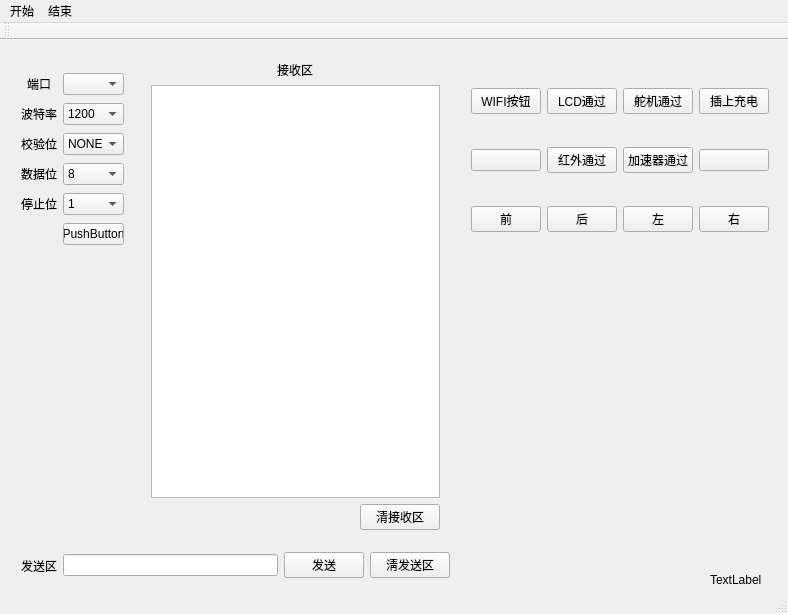
<?xml version="1.0" encoding="UTF-8"?>
<ui version="4.0">
 <class>MainWindow</class>
 <widget class="QMainWindow" name="MainWindow">
  <property name="enabled">
   <bool>true</bool>
  </property>
  <property name="geometry">
   <rect>
    <x>0</x>
    <y>0</y>
    <width>788</width>
    <height>614</height>
   </rect>
  </property>
  <property name="windowTitle">
   <string>整机调试工具——模拟下位机</string>
  </property>
  <widget class="QWidget" name="centralWidget">
   <widget class="QWidget" name="gridLayoutWidget">
    <property name="geometry">
     <rect>
      <x>10</x>
      <y>20</y>
      <width>125</width>
      <height>201</height>
     </rect>
    </property>
    <layout class="QGridLayout" name="gridLayout">
     <item row="1" column="0" alignment="Qt::AlignHCenter">
      <widget class="QLabel" name="label_2">
       <property name="text">
        <string>波特率</string>
       </property>
      </widget>
     </item>
     <item row="4" column="0" alignment="Qt::AlignHCenter">
      <widget class="QLabel" name="label_5">
       <property name="text">
        <string>停止位</string>
       </property>
      </widget>
     </item>
     <item row="4" column="2">
      <widget class="QComboBox" name="comboBox_5">
       <item>
        <property name="text">
         <string>1</string>
        </property>
       </item>
       <item>
        <property name="text">
         <string>0</string>
        </property>
       </item>
      </widget>
     </item>
     <item row="0" column="0" alignment="Qt::AlignHCenter">
      <widget class="QLabel" name="label">
       <property name="text">
        <string>端口</string>
       </property>
      </widget>
     </item>
     <item row="3" column="2">
      <widget class="QComboBox" name="comboBox_4">
       <item>
        <property name="text">
         <string>8</string>
        </property>
       </item>
       <item>
        <property name="text">
         <string>9</string>
        </property>
       </item>
      </widget>
     </item>
     <item row="2" column="0" alignment="Qt::AlignHCenter">
      <widget class="QLabel" name="label_3">
       <property name="text">
        <string>校验位</string>
       </property>
      </widget>
     </item>
     <item row="3" column="0" alignment="Qt::AlignHCenter">
      <widget class="QLabel" name="label_4">
       <property name="text">
        <string>数据位</string>
       </property>
      </widget>
     </item>
     <item row="0" column="2">
      <widget class="QComboBox" name="comboBox_2"/>
     </item>
     <item row="1" column="2">
      <widget class="QComboBox" name="comboBox">
       <item>
        <property name="text">
         <string>1200</string>
        </property>
       </item>
       <item>
        <property name="text">
         <string>2400</string>
        </property>
       </item>
       <item>
        <property name="text">
         <string>4800</string>
        </property>
       </item>
       <item>
        <property name="text">
         <string>9600</string>
        </property>
       </item>
       <item>
        <property name="text">
         <string>19200</string>
        </property>
       </item>
       <item>
        <property name="text">
         <string>38400</string>
        </property>
       </item>
       <item>
        <property name="text">
         <string>57600</string>
        </property>
       </item>
       <item>
        <property name="text">
         <string>115200</string>
        </property>
       </item>
      </widget>
     </item>
     <item row="2" column="2">
      <widget class="QComboBox" name="comboBox_3">
       <item>
        <property name="text">
         <string>NONE</string>
        </property>
       </item>
       <item>
        <property name="text">
         <string>ODD</string>
        </property>
       </item>
       <item>
        <property name="text">
         <string>EVEN</string>
        </property>
       </item>
      </widget>
     </item>
     <item row="6" column="2" alignment="Qt::AlignHCenter">
      <widget class="QPushButton" name="pushButton">
       <property name="text">
        <string>PushButton</string>
       </property>
      </widget>
     </item>
     <item row="6" column="0">
      <widget class="QLabel" name="label_6">
       <property name="maximumSize">
        <size>
         <width>20</width>
         <height>20</height>
        </size>
       </property>
       <property name="text">
        <string/>
       </property>
      </widget>
     </item>
    </layout>
   </widget>
   <widget class="QWidget" name="verticalLayoutWidget">
    <property name="geometry">
     <rect>
      <x>140</x>
      <y>10</y>
      <width>311</width>
      <height>491</height>
     </rect>
    </property>
    <layout class="QVBoxLayout" name="verticalLayout">
     <item alignment="Qt::AlignHCenter">
      <widget class="QLabel" name="label_7">
       <property name="text">
        <string>接收区</string>
       </property>
      </widget>
     </item>
     <item>
      <widget class="QTextEdit" name="textEdit"/>
     </item>
     <item>
      <layout class="QHBoxLayout" name="horizontalLayout_2">
       <item>
        <spacer name="horizontalSpacer">
         <property name="orientation">
          <enum>Qt::Horizontal</enum>
         </property>
         <property name="sizeHint" stdset="0">
          <size>
           <width>40</width>
           <height>20</height>
          </size>
         </property>
        </spacer>
       </item>
       <item>
        <widget class="QPushButton" name="pushButton_19">
         <property name="text">
          <string>清接收区</string>
         </property>
        </widget>
       </item>
      </layout>
     </item>
    </layout>
   </widget>
   <widget class="QWidget" name="gridLayoutWidget_2">
    <property name="geometry">
     <rect>
      <x>460</x>
      <y>10</y>
      <width>320</width>
      <height>221</height>
     </rect>
    </property>
    <layout class="QGridLayout" name="gridLayout_2">
     <item row="1" column="1">
      <widget class="QPushButton" name="pushButton_7">
       <property name="text">
        <string>红外通过</string>
       </property>
      </widget>
     </item>
     <item row="0" column="1">
      <widget class="QPushButton" name="pushButton_6">
       <property name="text">
        <string>LCD通过</string>
       </property>
      </widget>
     </item>
     <item row="0" column="0">
      <widget class="QPushButton" name="pushButton_2">
       <property name="text">
        <string>WIFI按钮</string>
       </property>
      </widget>
     </item>
     <item row="2" column="1">
      <widget class="QPushButton" name="pushButton_8">
       <property name="text">
        <string>后</string>
       </property>
      </widget>
     </item>
     <item row="2" column="2">
      <widget class="QPushButton" name="pushButton_12">
       <property name="text">
        <string>左</string>
       </property>
      </widget>
     </item>
     <item row="1" column="2">
      <widget class="QPushButton" name="pushButton_11">
       <property name="text">
        <string>加速器通过</string>
       </property>
      </widget>
     </item>
     <item row="0" column="2">
      <widget class="QPushButton" name="pushButton_10">
       <property name="text">
        <string>舵机通过</string>
       </property>
      </widget>
     </item>
     <item row="0" column="3">
      <widget class="QPushButton" name="pushButton_14">
       <property name="text">
        <string>插上充电</string>
       </property>
      </widget>
     </item>
     <item row="2" column="0">
      <widget class="QPushButton" name="pushButton_4">
       <property name="text">
        <string>前</string>
       </property>
      </widget>
     </item>
     <item row="2" column="3">
      <widget class="QPushButton" name="pushButton_16">
       <property name="text">
        <string>右</string>
       </property>
      </widget>
     </item>
     <item row="1" column="3">
      <widget class="QPushButton" name="pushButton_15">
       <property name="text">
        <string/>
       </property>
      </widget>
     </item>
     <item row="1" column="0">
      <widget class="QPushButton" name="pushButton_3">
       <property name="text">
        <string/>
       </property>
      </widget>
     </item>
    </layout>
   </widget>
   <widget class="QWidget" name="horizontalLayoutWidget">
    <property name="geometry">
     <rect>
      <x>10</x>
      <y>500</y>
      <width>451</width>
      <height>51</height>
     </rect>
    </property>
    <layout class="QHBoxLayout" name="horizontalLayout">
     <item alignment="Qt::AlignRight">
      <widget class="QLabel" name="label_8">
       <property name="text">
        <string>发送区</string>
       </property>
      </widget>
     </item>
     <item>
      <widget class="QLineEdit" name="lineEdit"/>
     </item>
     <item>
      <widget class="QPushButton" name="pushButton_18">
       <property name="text">
        <string>发送</string>
       </property>
      </widget>
     </item>
     <item>
      <widget class="QPushButton" name="pushButton_20">
       <property name="text">
        <string>淸发送区</string>
       </property>
      </widget>
     </item>
    </layout>
   </widget>
   <widget class="QWidget" name="gridLayoutWidget_3">
    <property name="geometry">
     <rect>
      <x>460</x>
      <y>250</y>
      <width>281</width>
      <height>261</height>
     </rect>
    </property>
    <layout class="QGridLayout" name="gridLayout_3"/>
   </widget>
   <widget class="QLabel" name="label_9">
    <property name="geometry">
     <rect>
      <x>710</x>
      <y>530</y>
      <width>61</width>
      <height>20</height>
     </rect>
    </property>
    <property name="text">
     <string>TextLabel</string>
    </property>
   </widget>
  </widget>
  <widget class="QMenuBar" name="menuBar">
   <property name="geometry">
    <rect>
     <x>0</x>
     <y>0</y>
     <width>788</width>
     <height>23</height>
    </rect>
   </property>
   <widget class="QMenu" name="menu">
    <property name="title">
     <string>开始</string>
    </property>
   </widget>
   <widget class="QMenu" name="menu_2">
    <property name="title">
     <string>结束</string>
    </property>
   </widget>
   <addaction name="menu"/>
   <addaction name="menu_2"/>
  </widget>
  <widget class="QToolBar" name="mainToolBar">
   <attribute name="toolBarArea">
    <enum>TopToolBarArea</enum>
   </attribute>
   <attribute name="toolBarBreak">
    <bool>false</bool>
   </attribute>
  </widget>
  <widget class="QStatusBar" name="statusBar"/>
 </widget>
 <layoutdefault spacing="6" margin="11"/>
 <resources/>
 <connections/>
</ui>
